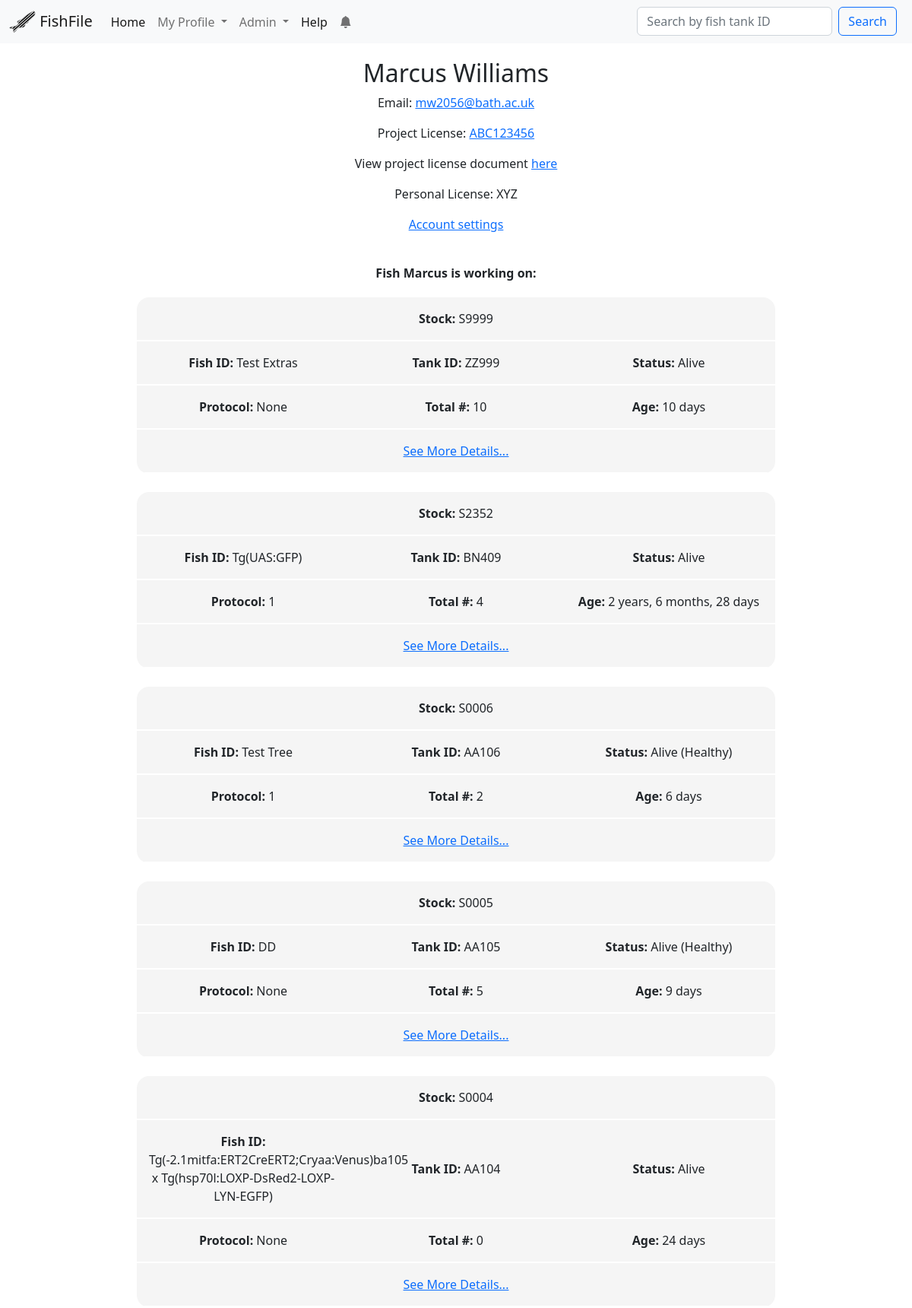
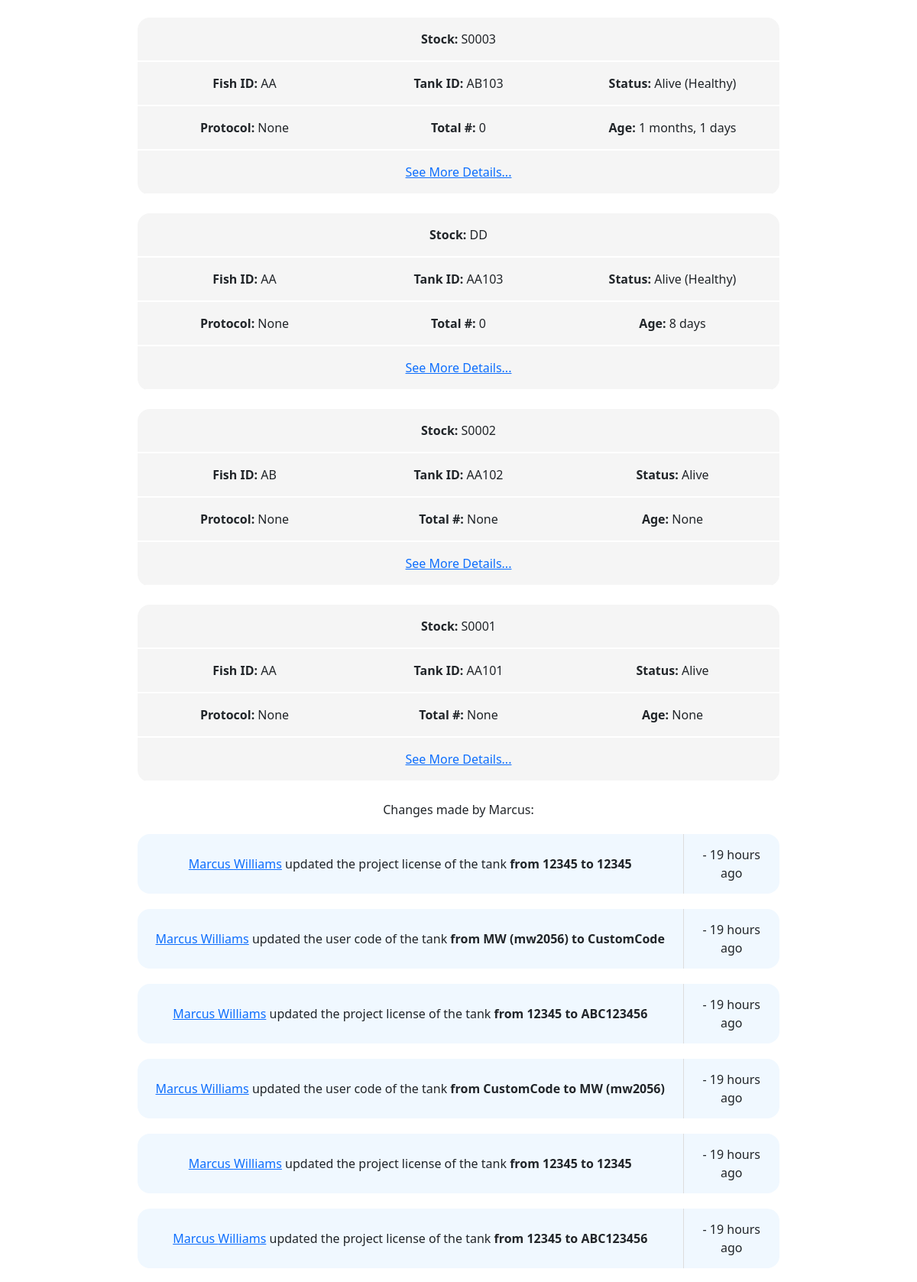
/user/mw2056/ (signed in, upper part), run on the app's committed database (2 pictures, top to bottom).
### app/models.py (models this page shows, shortened)
class User(UserMixin, db.Model):
    id = db.Column(db.Integer, primary_key=True)
    first_name = db.Column(db.String(64), index=True)
    last_name = db.Column(db.String(64), index=True)
    email = db.Column(db.String(120), index=True, unique=True)
    username = db.Column(db.String(64), index=True)
    password_hash = db.Column(db.String(128))
    last_seen = db.Column(db.DateTime, default=datetime.utcnow)
    is_verified = db.Column(db.Boolean, default=False)
    project_license = db.Column(db.String(120))
    personal_license = db.Column(db.String(120))
    personal_document = db.Column(db.Boolean, default=False)
    project_document = db.Column(db.Boolean, default=False)
    role = db.Column(db.String(32), default="User")
    code = db.Column(db.String(32), index=True)
    changes = db.relationship("Change", backref="user", lazy="dynamic")
    notifications = db.relationship(
        "Notification", backref="user", lazy="dynamic", cascade="all, delete"
    )
    last_notification_read_time = db.Column(db.DateTime)
    reminders = db.relationship(
        "Reminder", backref="user", lazy="dynamic", cascade="all, delete"
    )
    def isOwner(self):
        return self.role == "Owner"
    def isAdmin(self):
        return self.role in ("Admin", "Owner")
    def new_notifications(self):
        last_read_time = self.last_notification_read_time or datetime(1900, 1, 1)
        return (
            Notification.query.filter_by(user=self)
            .filter(Notification.time > last_read_time)
            .count()
        )

class Fish(db.Model):
    id = db.Column(db.Integer, primary_key=True)
    fish_id = db.Column(db.String(264), index=True)
    tank_id = db.Column(db.String(32), index=True)
    status = db.Column(db.String(32), index=True, default="Alive")
    stock = db.Column(db.String(32), index=True)
    source = db.Column(db.String(32))
    protocol = db.Column(db.Integer, index=True)
    birthday = db.Column(db.Date, index=True)
    date_of_arrival = db.Column(db.Date, index=True)
    months = db.Column(db.Integer, default=0)
    age_reminder = db.Column(db.String(64), default="Not sent")
    mutant_gene = db.Column(db.Text())
    transgenes = db.Column(db.Text())
    cross_type = db.Column(db.String(64))
    comments = db.Column(db.Text())
    added = db.Column(db.DateTime, default=datetime.utcnow)
    father_id = db.Column(db.Integer, db.ForeignKey("fish.id"))
    mother_id = db.Column(db.Integer, db.ForeignKey("fish.id"))
    fathered = db.relationship(
        "Fish", backref=db.backref("father", remote_side=[id]), foreign_keys=[father_id]
    )
    mothered = db.relationship(
        "Fish", backref=db.backref("mother", remote_side=[id]), foreign_keys=[mother_id]
    )
    project_license_holder_id = db.Column(
        db.Integer, db.ForeignKey("user.project_license")
    )
    project_license_holder = db.relationship(
        "User", foreign_keys=[project_license_holder_id], backref="fish_on_license"
    )
    user_code_id = db.Column(db.Integer, db.ForeignKey("user.id"))
    user_code = db.relationship(
        "User", foreign_keys=[user_code_id], backref="users_fish"
    )
    males = db.Column(db.Integer)
    females = db.Column(db.Integer)
    unsexed = db.Column(db.Integer)
    carriers = db.Column(db.Integer)
    total = db.Column(db.Integer)
    links = db.Column(db.Text())
    origin_tank_id = db.Column(db.Integer, db.ForeignKey("fish.id"))
    origin_for = db.relationship(
        "Fish",
        backref=db.backref("origin", remote_side=[id]),
        foreign_keys=[origin_tank_id],
    )
    changes = db.relationship(
        "Change", backref="fish", lazy="dynamic", cascade="all, delete"
    )
    notifications = db.relationship(
        "Notification", backref="fish", lazy="dynamic", cascade="all, delete"
    )
    reminders = db.relationship(
        "Reminder", backref="fish", lazy="dynamic", cascade="all, delete"
    )
    alleles = db.relationship(
        "Allele", backref="fish", lazy="dynamic", cascade="all, delete"
    )
    photos = db.relationship(
        "Photo", backref="fish", lazy="dynamic", cascade="all, delete"
    )
    system = db.Column(db.String(64), default="New")
    old_code = db.Column(db.String(64))
    old_license = db.Column(db.String(64))
    old_mID = db.Column(db.String(64))
    old_mStock = db.Column(db.String(64))
    old_fID = db.Column(db.String(64))
    old_fStock = db.Column(db.String(64))
    old_birthday = db.Column(db.String(64))
    old_arrival = db.Column(db.String(64))
    old_allele = db.Column(db.String(64))
    def __repr__(self):
        return f"Stock: {self.stock}, Tank: {self.tank_id}, ID: {self.fish_id}"
    def getAge(self):
        if self.old_birthday:
            self.birthday = datetime.strptime(self.old_birthday, "%Y-%m-%d").date()
            self.old_birthday = None
            db.session.commit()
            self.getAge()
        if self.status == "Dead":
            return "Dead"
        if self.birthday == None or self.birthday == "":
            return "None"
        today = datetime.today().date()
        birthday = self.birthday
        age_difference = relativedelta.relativedelta(today, birthday)
        if age_difference.years > 0:
            age = f"{age_difference.years} years, {age_difference.months} months, {age_difference.days} days"
        elif age_difference.months > 0:
            age = f"{age_difference.months} months, {age_difference.days} days"
        else:
            age = f"{age_difference.days} days"
        return age

class Change(db.Model):
    id = db.Column(db.Integer, primary_key=True)
    user_id = db.Column(db.Integer, db.ForeignKey("user.id"))
    fish_id = db.Column(db.Integer, db.ForeignKey("fish.id"))
    action = db.Column(db.String(64))
    contents = db.Column(db.String(64))
    field = db.Column(db.String(64))
    old = db.Column(db.Text())
    new = db.Column(db.Text())
    time = db.Column(db.DateTime, default=datetime.utcnow)
    note = db.Column(db.Text())
    notification_id = db.Column(db.Integer, db.ForeignKey("notification.id"))

### app/main/routes.py (the view)
@bp.route("/user/<username>/", methods=["GET", "POST"])
@login_required
@requires_roles("User", "Researcher", "Admin", "Owner")
def user(username):
    user = User.query.filter_by(username=username, is_verified=True).first()
    if user is None:
        return render_template("errors/user_not_found.html", title = "User Not Found")
    title = user.username
    user_fish = (
        Fish.query.filter_by(user_code=user)
        .filter(Fish.status != "Dead")
        .order_by(Fish.added.desc())
        .all()
    )
    changes = Change.query.filter_by(user=user).order_by(Change.time.desc()).all()
    page = request.args.get("page", 1, type=int)
    changes = (
        Change.query.filter_by(user=user)
        .order_by(Change.time.desc())
        .paginate(page, current_app.config["CHANGES_PER_PAGE"], False)
    )
    next_url = (
        url_for("main.user", username=username, page=changes.next_num)
        if changes.has_next
        else None
    )
    prev_url = (
        url_for("main.user", username=username, page=changes.prev_num)
        if changes.has_prev
        else None
    )
    roleForm = RoleChange()
    if current_user.isOwner():
        roleForm.role.choices = ["", "Blocked", "User", "Researcher", "Admin", "Owner"]
    elif current_user.isAdmin():
        roleForm.role.choices = ["", "Blocked", "User", "Researcher"]
    if roleForm.validate_on_submit():
        if not current_user.isAdmin:
            abort(403)
        user.role = roleForm.role.data
        db.session.commit()
        return redirect(url_for("main.user", username=user.username))
    roleForm.role.data = user.role
    return render_template(
        "user.html",
        user=user,
        changes=changes.items,
        user_fish=user_fish,
        title=title,
        pagination=changes,
        next_url=next_url,
        prev_url=prev_url,
        roleForm=roleForm,
    )

### app/main/forms.py
class SimpleSearch(FlaskForm):
    search = StringField("Search by fish tank ID", validators=[DataRequired()])
    submit = SubmitField("Search")
    def __init__(self, *args, **kwargs):
        if "formdata" not in kwargs:
            kwargs["formdata"] = request.args
        if "csrf_enabled" not in kwargs:
            kwargs["csrf_enabled"] = False
        super(SimpleSearch, self).__init__(*args, **kwargs)

class EmptyForm(FlaskForm):
    submit = SubmitField("Submit")

### app/main/routes.py (called while the page is built)
@bp.before_request
def before_request():
    if current_user.is_authenticated:
        current_user.last_seen = datetime.utcnow()
        db.session.commit()
        g.search_form = SimpleSearch()
        g.clearNotifsForm = EmptyForm()

### app/models.py (called while the page is built)
@login.user_loader
def load_user(id):
    return User.query.get(int(id))

def requires_roles(*roles):
    def wrapper(f):
        @wraps(f)
        def wrapped(*args, **kwargs):
            if current_app.testing == True:
                return f(*args, **kwargs)
            if current_user.role not in roles:
                abort(403)
            return f(*args, **kwargs)
        return wrapped
    return wrapper

### app/templates/user.html (shortened to what this page needs)
{% extends "base.html" %}
{% block content %}
    <h2 id="profileNameHeader">{{user.first_name}} {{user.last_name}}</h2>
    <p>Email: <a href="mailto:{{user.email}}">{{user.email}}</a></p>
    {%if user.project_license != "" and user.project_license != None%}
        <p>Project License: <a href="{{url_for('main.project_license', license = user.project_license)}}">{{user.project_license}}</a></p>
        {%if user.project_document  %}
            <p>View project license document <a href="/static/files/project_licenses/{{user.id}}.pdf">here</a></p>
        {%endif%}
    {%endif%}
    {%if user.personal_license != "" and user.personl_license != None%}
        <p>Personal License: {{user.personal_license}}</p>
    {%endif%}
    {%if user == current_user %}
        <p><a href="{{url_for('main.settings')}}">Account settings</a></p>
    {%endif%}
    {% if user_fish %}
        <br>
        <b>Fish {{user.first_name}} is working on:</b>
        <div id = "fishList">
            {%for fish in user_fish%}
                {%include 'subtemplates/_fish.html'%}
            {%endfor%}
        </div>
    {%endif%}
    {% if changes %}
        <p>Changes made by {{user.first_name}}:</p>
            {%for change in changes%}
                {%include 'subtemplates/_fishchange.html'%}
            {%endfor%}
    {%endif%}
{%endblock%}

### app/templates/subtemplates/_fish.html (shortened to what this page needs)
<table class="fishSummaryTable">
    <tr>
        <td colspan="3"><strong>Stock: </strong>{{fish.stock}}</td>
    </tr>
    <tr>
        <td class = "summaryPoint"><strong>Fish ID:</strong> {{fish.fish_id}}</td>
        <td class = "summaryPoint"><strong>Tank ID:</strong> {{fish.tank_id}}</td>
        <td class = "summaryPoint"><strong>Status:</strong> {{fish.status}}</td>
    </tr>
    <tr>
        <td class = "summaryPoint"><strong>Protocol:</strong> {{fish.protocol}}</td>
        <td class = "summaryPoint"><strong>Total #:</strong> {{fish.total}}</td>
        <td class = "summaryPoint"><strong>Age:</strong> {{fish.getAge()}}</td>
    </tr>
    <tr>
        <td colspan="3"><a href = "{{url_for('main.fish', id=fish.id)}}">See More Details...</a></td>
    </tr>
</table>
<br>

### app/templates/subtemplates/_fishchange.html (shortened to what this page needs)
{%if change.action == "Added"%}
<table class="fishChange" >
    <tr class="fishChangeRow">
        <td class = "fishChangeDetails"><a href="{{url_for('main.user', username = change.user.username)}}">{{change.user.first_name}} {{change.user.last_name}}</a> added the fish to the database</td>
        <td> - {{ moment(change.time).fromNow() }} </td>
    </tr>
</table>
{%elif change.action == "Updated"%}
    {%if change.contents in ["links", "photos"]%}
        <table class="fishChange">
            <tr class="fishChangeRow">
                <td class = "fishChangeDetails"><a href="{{url_for('main.user', username = change.user.username)}}">{{change.user.first_name}} {{change.user.last_name}}</a> updated the {{change.contents}} of the tank</td>
                <td> - {{ moment(change.time).fromNow() }} </td>
            </tr>
        </table>
    {%else%}
        <table class="fishChange">
            <tr class="fishChangeRow">
                <td class = "fishChangeDetails"><a href="{{url_for('main.user', username = change.user.username)}}">{{change.user.first_name}} {{change.user.last_name}}</a> updated the {{change.contents}} of the tank <b>from {{change.old}} to {{change.new}}</b></td>
                <td> - {{ moment(change.time).fromNow() }} </td>
            </tr>
        </table>
    {%endif%}
{%endif%}

### app/static/styles/style.css (style rules this page uses)
#fishList { width:70%; margin: auto; margin-top:20px; }
.fishSummaryTable { text-align: center; margin:auto; border-collapse: collapse; border-radius: 1em; overflow: hidden; width:100%; table-layout: fixed }
.fishSummaryTable td { padding: 1em; background: whitesmoke; border-bottom: 2px solid white; }
.fishSummaryTable .summaryPoint { max-width: 33%; }
.fishChange { margin: auto; margin-top: 20px; border-collapse: collapse; border-radius: 1em; background-color:aliceblue; width:70%; }
.fishChange td { padding: 15px; }
.fishChangeDetails { border-right: 1px #ddd solid; width:85%; }

### data on the page
User: first_name "Marcus", last_name "Williams", email "mw2056@bath.ac.uk", project_license "ABC123456", personal_license "XYZ"
Fish: stock "S9999", fish_id "Test Extras", tank_id "ZZ999", status "Alive", protocol "None", total "10", getAge "10 days"
Fish: stock "S2352", fish_id "Tg(UAS:GFP)", tank_id "BN409", status "Alive", protocol "1", total "4", getAge "2 years, 6 months, 28 days"
Fish: stock "S0006", fish_id "Test Tree", tank_id "AA106", status "Alive (Healthy)", protocol "1", total "2", getAge "6 days"
Fish: stock "S0005", fish_id "DD", tank_id "AA105", status "Alive (Healthy)", protocol "None", total "5", getAge "9 days"
Fish: stock "S0004", fish_id "Tg(-2.1mitfa:ERT2CreERT2;Cryaa:Venus)ba105 x Tg(hsp70l:LOXP-DsRed2-LOXP-LYN-EGFP)", tank_id "AA104", status "Alive", protocol "None", total "0", getAge "24 days"
Fish: stock "S0003", fish_id "AA", tank_id "AB103", status "Alive (Healthy)", protocol "None", total "0", getAge "1 months, 1 days"
Fish: stock "DD", fish_id "AA", tank_id "AA103", status "Alive (Healthy)", protocol "None", total "0", getAge "8 days"
Fish: stock "S0002", fish_id "AB", tank_id "AA102", status "Alive", protocol "None", total "None", getAge "None"
Fish: stock "S0001", fish_id "AA", tank_id "AA101", status "Alive", protocol "None", total "None", getAge "None"
Change: user.first_name "Marcus", user.last_name "Williams", contents "project license", old "12345", new "12345", time "19 hours ago"
Change: user.first_name "Marcus", user.last_name "Williams", contents "user code", old "MW (mw2056)", new "CustomCode", time "19 hours ago"
Change: user.first_name "Marcus", user.last_name "Williams", contents "project license", old "12345", new "ABC123456", time "19 hours ago"
Change: user.first_name "Marcus", user.last_name "Williams", contents "user code", old "CustomCode", new "MW (mw2056)", time "19 hours ago"
Change: user.first_name "Marcus", user.last_name "Williams", contents "project license", old "12345", new "12345", time "19 hours ago"
Change: user.first_name "Marcus", user.last_name "Williams", contents "project license", old "12345", new "ABC123456", time "19 hours ago"

### other printed values
{{ config["WEBSITE_NAME"] }} "FishFile"
